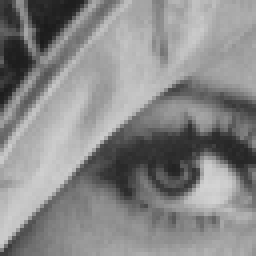
%> input picture loesungen/ub4/lena64.png, 64 x 64 px (shown 4 times larger)
$ octave test.m   (GNU Octave 9; MATLAB toolbox functions it lacks are replaced by stand-ins)
%> lines starting %> are read from the running program, lines starting %| are printed output that depends on the picture
%> further down, LENA is the input picture: size 64x64 uint8; min 27, max 211, mean 136.8
### loesungen/ub7/normalize.m
function A = normalize(B)
	A = double(B)/128 - 1;
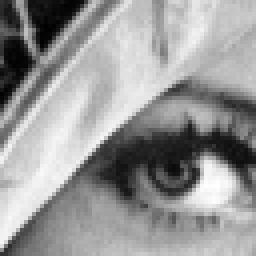
%> A: size 64x64 double (shown 4 times larger); min -0.789, max 0.648, mean 0.0689; drawn with min black and max white
end;

### loesungen/ub7/denormalize.m
function A = denormalize(B)
	A = (B + 1) * 128;
end;

### loesungen/ub7/haarCols.m
function A = haarCols(B)
	[h, w] = size(B);
%> h = 64; w = 64
	A = zeros(h, w);
	for i = [1 : w]
		A(:,i) = haarSingleCol(B(:,i));
	end;
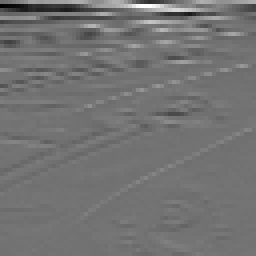
%> A: size 64x64 double (shown 4 times larger); min -2.68, max 3.26, mean 0.00202; drawn with min black and max white
end;

### loesungen/ub7/haarSingleCol.m
function A = haarSingleCol(B)
% apply the haar transform to a single column
	h = size(B, 1);
	A = zeros(h, 1); % overall result
	gpu = zeros(h / 2, 1); % result of add
	gmu = zeros(h / 2, 1); % result of sub
	for i = [1 : h/2] % calculate add
		gpu(i) = (B((i-1)*2 + 1) + B((i-1)*2 + 2)) / sqrt(2);
	end;
	for i = [1 : h/2] % calculate sub
		gmu(i) = (B((i-1)*2 + 1) - B((i-1)*2 + 2)) / sqrt(2);
	end;
	A(h/2+1:end) = gmu;
	if h == 2
		% stop for length 2
		A(1) = gpu;
	else
		% recurse into one half
		A(1:h/2) = haarSingleCol(gpu);
	end;
end;

### loesungen/ub7/haarRows.m
function A = haarRows(B)
	A = haarCols(B')';
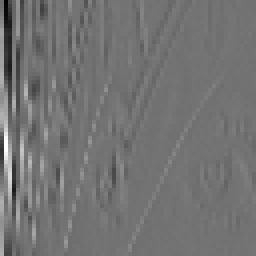
%> A: size 64x64 double (shown 4 times larger); min -2.68, max 3.26, mean 0.00202; mean of the top-left, top-right, bottom-left and bottom-right quarters -0.0714, -0.00507, 0.079, 0.00552; drawn with min black and max white
end;

### loesungen/ub7/haar.m
function A = haar(B)
	A = haarCols(haarRows(B));
%> after the loop in haarCols (call 2), `for i = [1 : w]`:
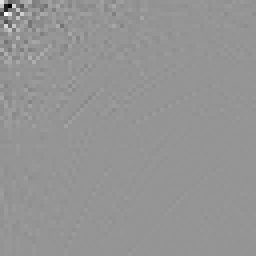
%> A: size 64x64 double (shown 4 times larger); min -8.47, max 6.02, mean -0.00934; drawn with min black and max white
end;

### loesungen/ub7/test.m
LENA = imread("lena64.png");
%LENA = imread("lena-bw.png");

imshow(denormalize(normalize(LENA)), [0,255])
H = haar(normalize(LENA));
%> (the run ends here)
